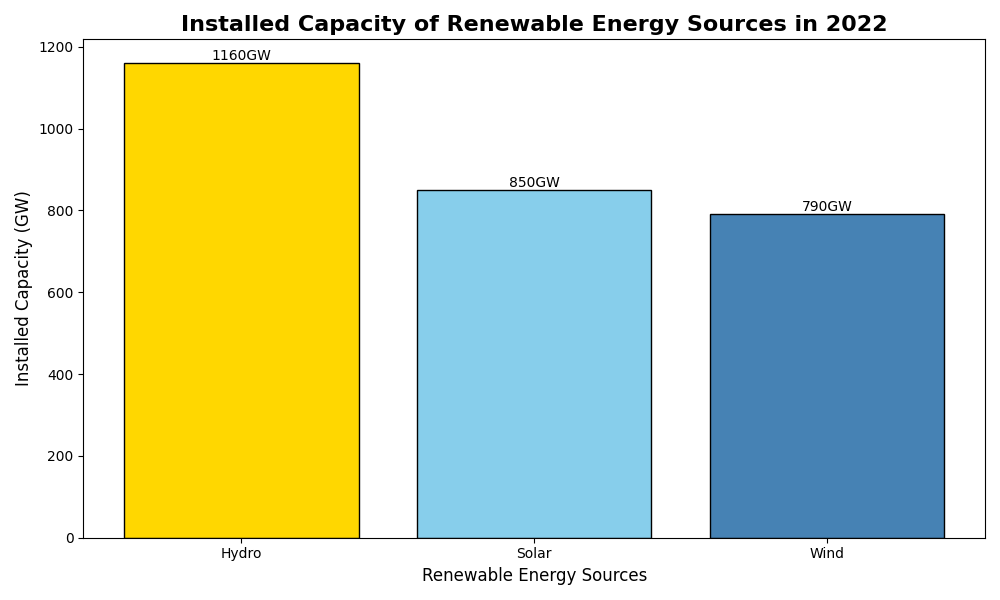

Reproduce this figure in Python.
import matplotlib.pyplot as plt
import numpy as np

# Data for the year 2022: Installed capacity (in GW)
renewable_sources = ['Solar', 'Wind', 'Hydro']
capacities_2022 = np.array([850, 790, 1160])  # Corresponding capacities

# Sort the capacities in descending order
sorted_indices = np.argsort(capacities_2022)[::-1]  # Indices for sorting in descending order
sorted_sources = np.array(renewable_sources)[sorted_indices]
sorted_capacities = capacities_2022[sorted_indices]

# Create the bar chart
plt.figure(figsize=(10, 6))
bars = plt.bar(sorted_sources, sorted_capacities, color=['gold', 'skyblue', 'steelblue'], edgecolor='black')

# Annotations for bars
for bar in bars:
    height = bar.get_height()
    plt.text(bar.get_x() + bar.get_width() / 2.0, height, f'{height}GW', ha='center', va='bottom', fontsize=10)

# Chart title and labels
plt.title('Installed Capacity of Renewable Energy Sources in 2022', fontsize=16, fontweight='bold')
plt.xlabel('Renewable Energy Sources', fontsize=12)
plt.ylabel('Installed Capacity (GW)', fontsize=12)

# Tight layout to avoid text overlap
plt.tight_layout()

# Display the plot
plt.show()
